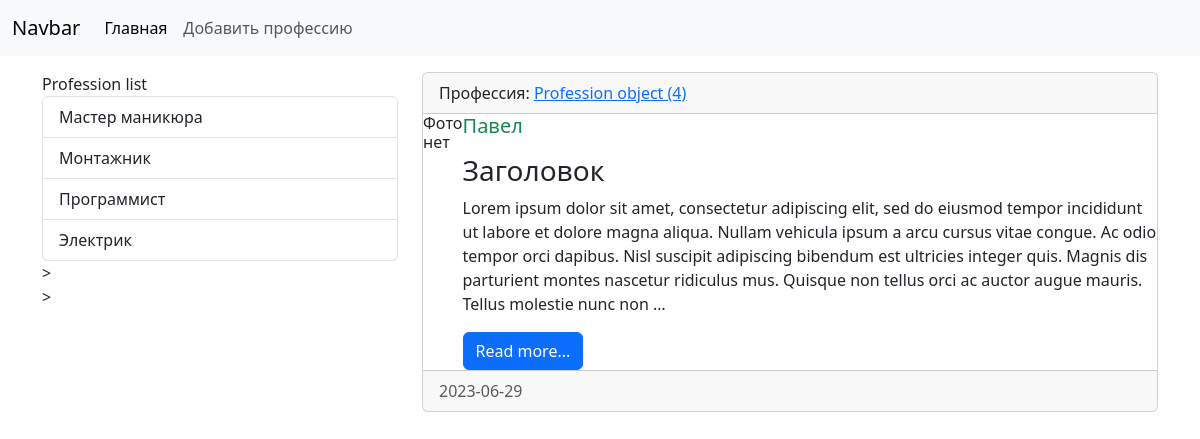
/human/human/1/, run on the app's committed database.
### Human/models.py (models this page shows, shortened)
class Profession(models.Model):
    title = models.CharField(max_length=150, db_index=True, verbose_name='Профессия')
    class Meta:
        verbose_name = 'Профессия'
        verbose_name_plural = 'Профессии'
        ordering = ['title']

class Human(models.Model):
    name = models.CharField(max_length=150, verbose_name='ИМЯ')
    surname = models.CharField(max_length=150, verbose_name='ФАМИЛИЯ')
    age = models.DateTimeField(auto_now=True, verbose_name='ВОЗРАСТ')
    content = models.TextField(blank=True, verbose_name='Резюме')
    address = models.TextField(blank=True, verbose_name='АДРЕС ПРОЖИВАНИЯ')
    photo = models.ImageField(upload_to='media/%Y/%m/%d', verbose_name='ФОТО')
    profession = models.ForeignKey('Profession', on_delete=models.PROTECT, null=True, verbose_name='Профессия')
    class Meta:
        verbose_name = 'человек'
        verbose_name_plural = 'люди'
        ordering = ['age']

### Human/views.py (the view)
# urls.py: path('human/<int:human_id>/', view_human, name='View_human'),
def view_human(request, human_id):
    human_item = get_object_or_404(Human, pk=human_id)
    context = {
        'human_item': human_item
    }
    return render(request, 'Human/view_human.html', context=context)

### Human/templatetags/human_tags.py (called while the page is built)
@register.simple_tag(name='get_list_professions')
def get_professions():
    return Profession.objects.all()

@register.inclusion_tag('human/list_professions.html')
def show_professions(arg1='Profession', arg2='list'):
    professions = Profession.objects.all()
    return {'professions': professions, 'arg1': arg1, 'arg2': arg2}

### Human/templates/Human/view_human.html (shortened to what this page needs)
{% extends 'base.html' %}
{% block sidebar %}
{% include 'inc/_sidebar.html' %}
{% endblock %}
{% block content %}
                        <div class="card mb-3">
                                <div class="card-header">
                                    Профессия: <a href="{{ item.profession.get_absolute_url }}">{{ human_item.profession }}</a>
                                </div>
                                    <div class="media" style="display:flex">
                                    <div class="media-photo">
                                        {% if item.photo %}
                                            <img src="{{ human_item.photo.url }}" class="mr-3" width="350" alt="Photo">
                                        {% else %}
                                            <h6>Фото нет</h6>
                                        {% endif %}
                                    </div>
                                 <div class="media-body">
                                    <h5 class="card-title {% cycle 'text-success' 'text-danger' 'text-primary' 'text-warning' %}">{{ human_item.name }}</h5>
                                    {% autoescape off %}
                                    <p class="card-text">{{ human_item.content|truncatewords:60|linebreaks }}</p>
                                    {% endautoescape %}
                                    <a href="#" class="btn btn-primary">Read more...</a>
                                 </div>
                                </div>
                                <div class="card-footer text-body-secondary">
                                                {{ human_item.age|date:'Y-m-d'}}
                                </div>
                            </div>
{% endblock %}

### Human/templates/Human/list_professions.html
{% load human_tags %}
<div class="list-group">
    {{ arg1 }} {{ arg2 }}
    {% get_list_professions as professions %}
    {% for prof in professions %}
    <a href="{{ prof.get_absolute.url }}" class="list-group-item list-group-item-action">{{ prof.title }}</a>
    {% endfor %}
</div>>

### ProjectHuman/static/css/style.css (style rules this page uses)
body { backgroud-color: #ccc; }

### data on the page
Profession: title "Мастер маникюра"
Profession: title "Монтажник"
Profession: title "Программист"
Profession: title "Электрик"
Human: profession "Profession object (4)", name "Павел", content "Заголовок Lorem ipsum dolor sit amet, consectetur adipiscing elit, sed do eiusmod tempor incididunt ut labore et dolore magna aliqua. Nullam vehicula ipsum a arcu cursus vitae congue. Ac odio tempor orci dapibus. Nisl suscipit adipiscing bibendum est ultricies integer quis. Magnis dis parturient montes nascetur ridiculus mus. Quisque non tellus orci ac auctor augue mauris. Tellus molestie nunc non …", age "2023-06-29"

### other printed values
{{ arg1 }} "Profession"
{{ arg2 }} "list"
